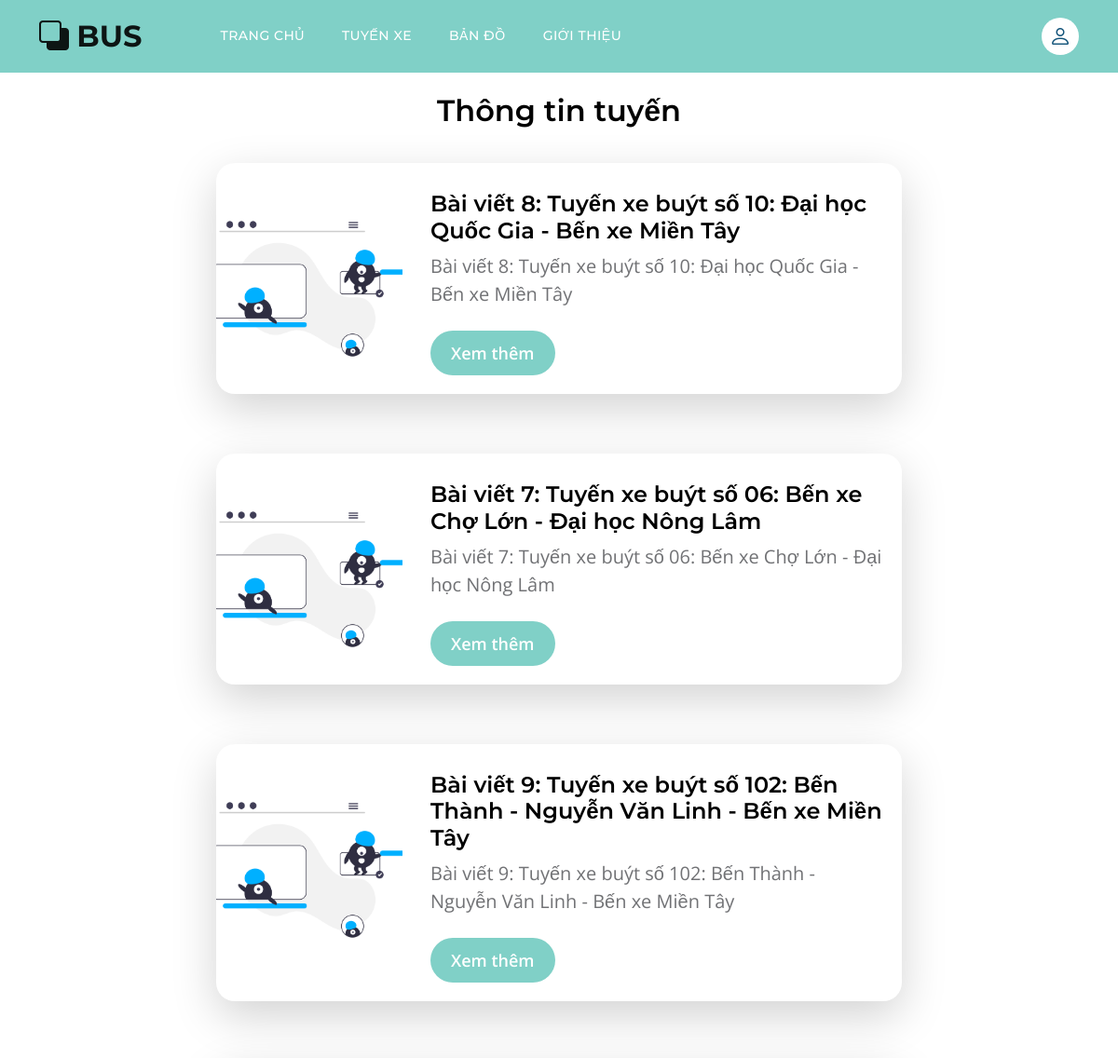
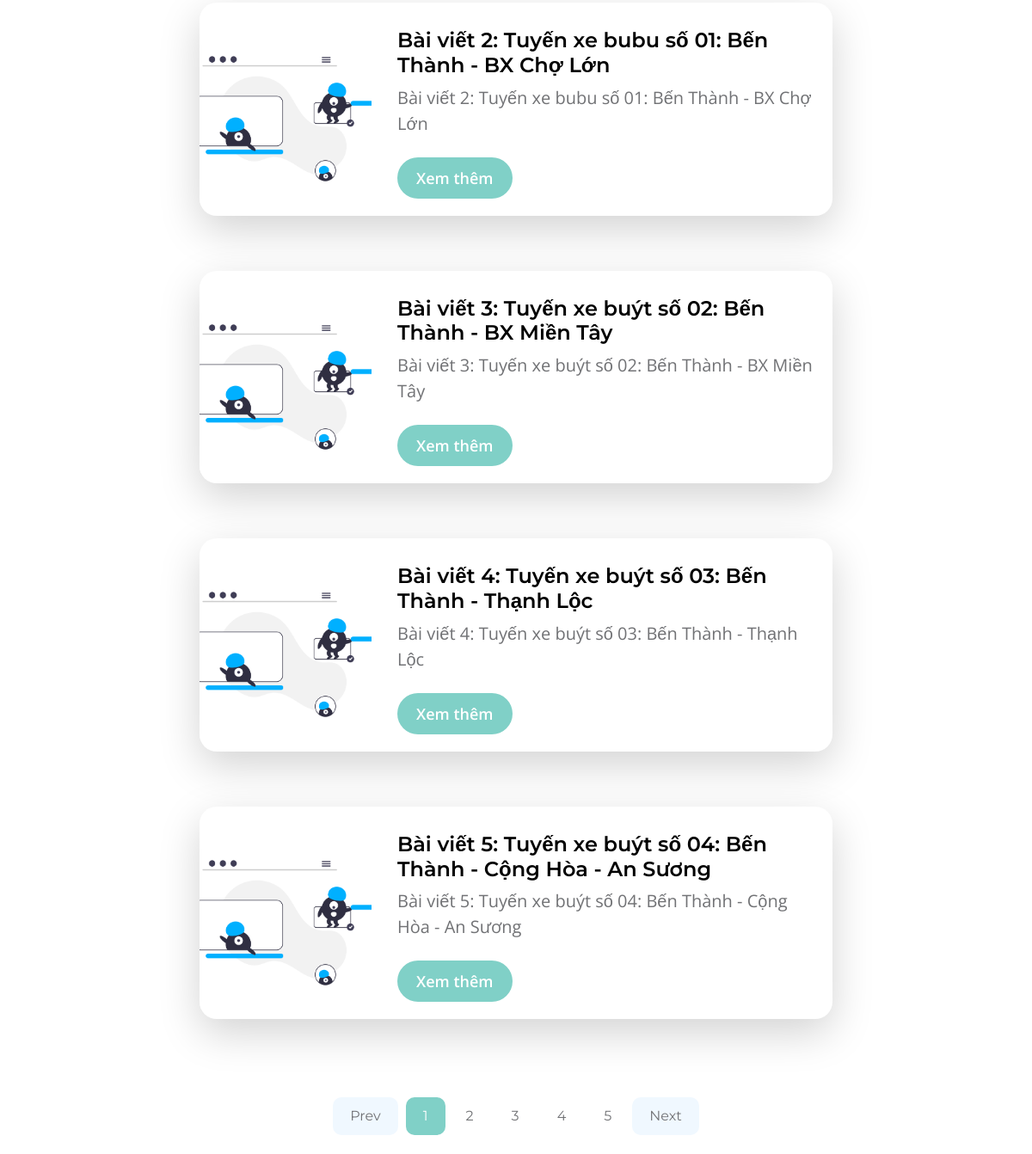
The app's page /bai-viet/ (upper part), older data (2 pictures, top to bottom).
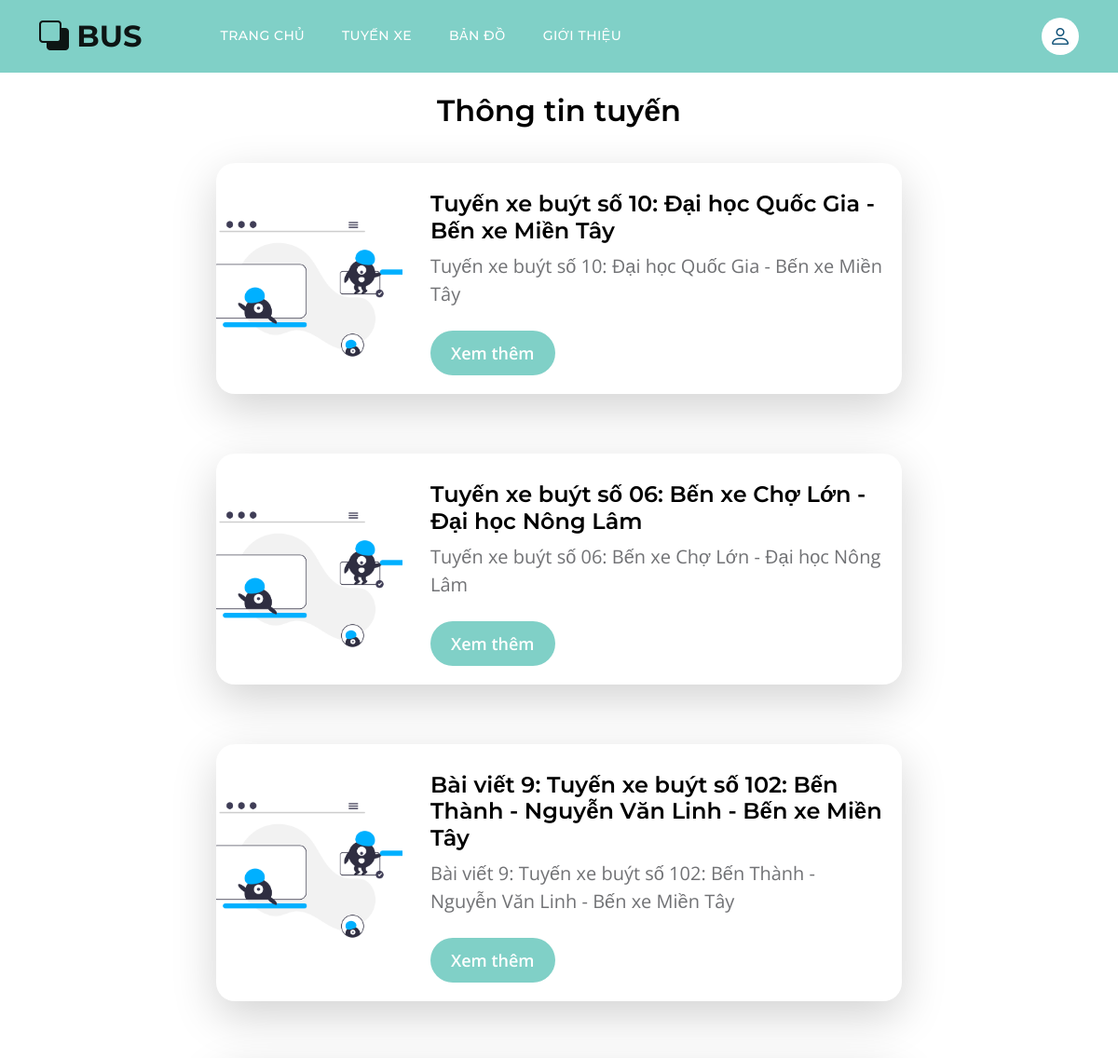
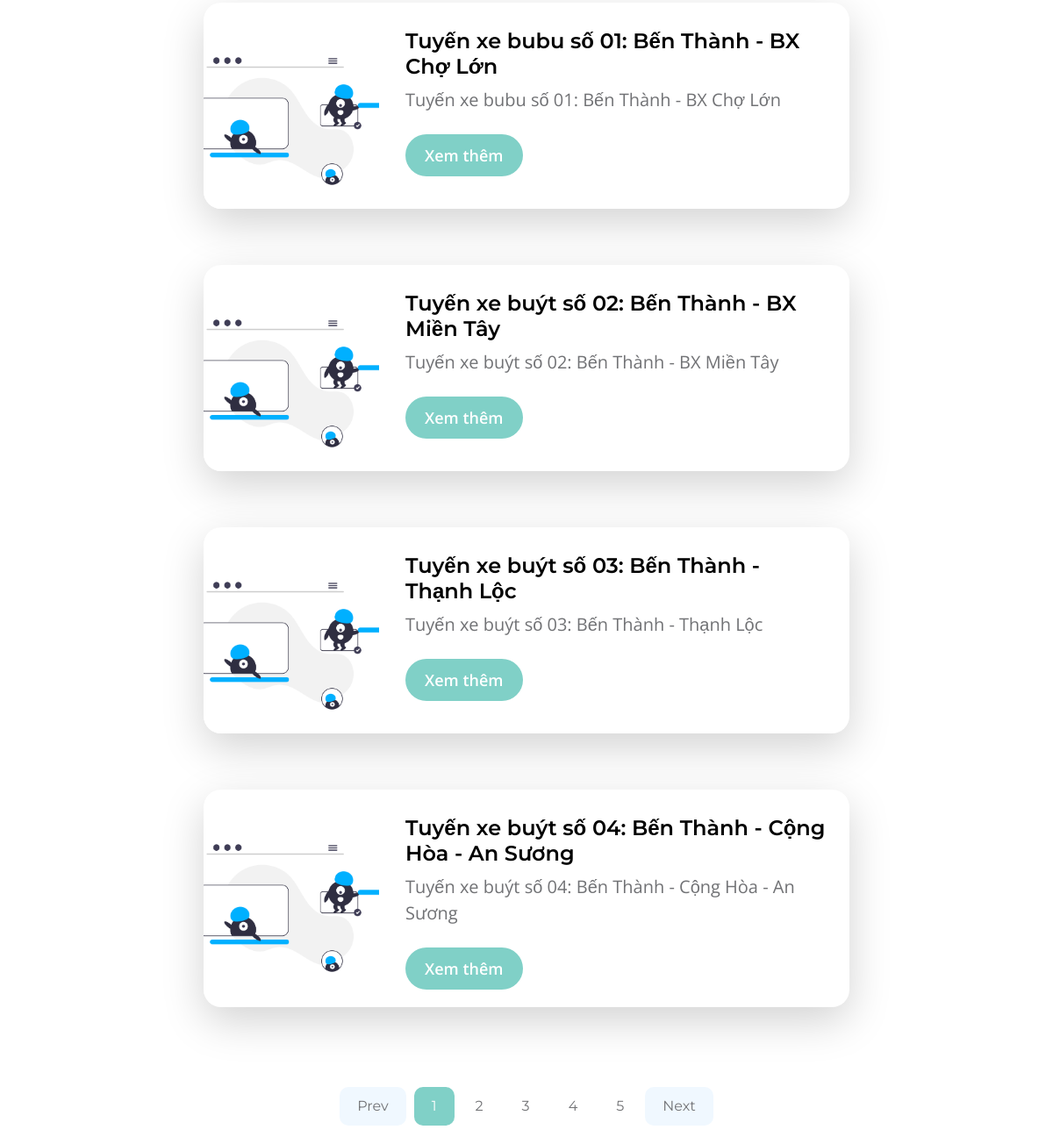
The same page, newer data (2 pictures, top to bottom).
### posts/models.py (models this page shows, shortened)
class Post(models.Model):
    title = models.CharField(max_length=100)
    body = models.TextField()
    slug = models.SlugField(unique=True)
    date = models.DateTimeField(auto_now_add=True)
    points_outbound = models.JSONField(default=list, blank=True)
    points_inbound = models.JSONField(default=list, blank=True)

### posts/views.py (the view)
# urls.py: path("", views.post_list, name="list"),
def post_list(request):
    posts = Post.objects.all().order_by("-date")
    return render(request, "posts/post_list.html", {"posts": posts})

### posts/templates/posts/post_list.html
{% extends "index.html" %}
{% load static %}
{% block content %}
<section class="section-padding">
    <div class="container">
        <div class="row">
            <div class="col-lg-12 col-12 text-center">
                <h3 class="mb-4">Thông tin tuyến</h3>
            </div>
            {% for post in posts %}
            <div class="col-lg-8 col-12 mt-3 mx-auto">
                <div class="custom-block custom-block-topics-listing bg-white shadow-lg mb-5">
                    <div class="d-flex">
                        <img src="{% static "images/topics/undraw_Remote_design_team_re_urdx.png" %}" class="custom-block-image img-fluid" alt="">
                        <div class="custom-block-topics-listing-info d-flex">
                            <div>
                                <h5 class="mb-2">{{ post.title }}</h5>
                                <p class="mb-0">{{ post.title }}</p>
                                <a href="{% url "posts:page" slug=post.slug %}" class="btn custom-btn mt-3 mt-lg-4">Xem thêm</a>
                            </div>
                        </div>
                    </div>
                </div>
            </div>
            {% endfor %}
            <div class="col-lg-12 col-12">
                <nav aria-label="Page navigation example">
                    <ul class="pagination justify-content-center mb-0">
                        <li class="page-item">
                            <a class="page-link" href="#" aria-label="Previous">
                                <span aria-hidden="true">Prev</span>
                            </a>
                        </li>
                        <li class="page-item active" aria-current="page">
                            <a class="page-link" href="#">1</a>
                        </li>
                        <li class="page-item">
                            <a class="page-link" href="#">2</a>
                        </li>
                        <li class="page-item">
                            <a class="page-link" href="#">3</a>
                        </li>
                        <li class="page-item">
                            <a class="page-link" href="#">4</a>
                        </li>
                        <li class="page-item">
                            <a class="page-link" href="#">5</a>
                        </li>
                        <li class="page-item">
                            <a class="page-link" href="#" aria-label="Next">
                                <span aria-hidden="true">Next</span>
                            </a>
                        </li>
                    </ul>
                </nav>
            </div>
        </div>
    </div>
</section>
{% endblock %}

### templates/index.html (shortened to what this page needs)
<!doctype html>
{% load static %}
<html lang="en">
    <head>
        <link href="{% static "css/bootstrap.min.css" %}" rel="stylesheet">
        <link href="{% static "css/bootstrap-icons.css" %}" rel="stylesheet">
        <link href="{% static "css/templatemo-topic-listing.css" %}" rel="stylesheet">
    </head>
    <body id="top">
        <main>
            <nav class="navbar navbar-expand-lg">
                <div class="container">
                    <a class="navbar-brand" href="/">
                        <i class="bi-back"></i>
                        <span>BUS</span>
                    </a>
                    <div class="collapse navbar-collapse" id="navbarNav">
                        <ul class="navbar-nav ms-lg-5 me-lg-auto">
                            <li class="nav-item">
                                <a class="nav-link click-scroll" href="/">Trang chủ</a>
                            </li>
                            <li class="nav-item">
                                <a class="nav-link click-scroll" href="/bai-viet">tuyến xe</a>
                            </li>
                            <li class="nav-item">
                                <a class="nav-link click-scroll" href="{% url "maps:ban-do" %}">Bản đồ</a>
                            </li>
                            <li class="nav-item">
                                <a class="nav-link click-scroll" href="/gioi-thieu">Giới thiệu</a>
                            </li>
                        </ul>
                        <div class="d-none d-lg-block">
                            <a href="#top" class="navbar-icon bi-person smoothscroll"></a>
                        </div>
                    </div>
                </div>
            </nav>
            {% block content %}
            {% endblock %}
        </main>
    </body>
</html>

### static/css/templatemo-topic-listing.css (style rules this page uses)
:root { --white-color: #ffffff; --primary-color: #13547a; --secondary-color: #80d0c7; --section-bg-color: #f0f8ff; --custom-btn-bg-color: #80d0c7; --custom-btn-bg-hover-color: #13547a; --dark-color: #000000; --p-color: #717275; --border-color: #7fffd4; --link-hover-color: #13547a; --body-font-family: 'Open Sans', sans-serif; --title-font-family: 'Montserrat', sans-serif; --h1-font-size: 58px; --h2-font-size: 46px; --h3-font-size: 32px; --h4-font-size: 28px; --h5-font-size: 24px; --h6-font-size: 22px; --p-font-size: 20px; --menu-font-size: 14px; --btn-font-size: 18px; --copyright-font-size: 16px; --border-radius-large: 100px; --border-radius-medium: 20px; --border-radius-small: 10px; --font-weight-normal: 400; --font-weight-medium: 500; --font-weight-semibold: 600; --font-weight-bold: 700; }
body { background-color: var(--white-color); font-family: var(--body-font-family); }
h2, h3, h4, h5, h6 { color: var(--dark-color); }
h1, h2, h3, h4, h5, h6 { font-family: var(--title-font-family); font-weight: var(--font-weight-semibold); }
h3 { font-size: var(--h3-font-size); }
h5 { font-size: var(--h5-font-size); }
p { color: var(--p-color); font-size: var(--p-font-size); font-weight: var(--font-weight-normal); }
ul li { color: var(--p-color); font-size: var(--p-font-size); font-weight: var(--font-weight-normal); }
a, button { touch-action: manipulation; transition: all 0.3s; }
a { display: inline-block; color: var(--primary-color); text-decoration: none; }
.section-padding { padding-top: 100px; padding-bottom: 100px; }
.custom-btn { background: var(--custom-btn-bg-color); border: 2px solid transparent; border-radius: var(--border-radius-large); color: var(--white-color); font-size: var(--btn-font-size); font-weight: var(--font-weight-semibold); line-height: normal; transition: all 0.3s; padding: 10px 20px; }
.navbar { background-color: #80d0c7; border-bottom: 1px solid rgba(128, 208, 199, 0.35); z-index: 9; }
.navbar-brand, .navbar-brand:hover { font-size: var(--h3-font-size); font-weight: var(--font-weight-bold); display: block; }
.navbar-brand span { font-family: var(--title-font-family); }
.navbar-expand-lg .navbar-nav .nav-link { border-radius: var(--border-radius-large); margin: 10px; padding: 10px; }
.navbar-nav .nav-link { display: inline-block; color: var(--white-color); font-family: var(--title-font-family); font-size: var(--menu-font-size); font-weight: var(--font-weight-medium); text-transform: uppercase; letter-spacing: 0.5px; position: relative; padding-top: 15px; padding-bottom: 15px; }
.navbar-icon { background: var(--white-color); border-radius: var(--border-radius-large); display: inline-block; font-size: var(--h5-font-size); width: 40px; height: 40px; line-height: 40px; text-align: center; transition: all 0.3s ease; }
.custom-block { border-radius: var(--border-radius-medium); position: relative; overflow: hidden; transition: all 0.3s ease; height: 100%; transform: translateY(-3px); }
.custom-block-image { display: block; width: 100%; height: 200px; object-fit: cover; margin-top: 35px; }
.custom-block-topics-listing-info { margin: 30px 20px 20px 30px; }
.custom-block-topics-listing { height: inherit; }
.custom-block-topics-listing .custom-block-image { width: 200px; }
.pagination { margin-top: 40px; }
.page-link { border: 0; border-radius: var(--border-radius-small); color: var(--p-color); font-family: var(--title-font-family); margin: 0 5px; padding: 10px 20px; }
.page-item:first-child .page-link { margin-right: 10px; }
.page-item:first-child .page-link, .page-item:last-child .page-link { background-color: var(--section-bg-color); border-radius: var(--border-radius-small); }
.active>.page-link, .page-link.active { background-color: var(--secondary-color); border-color: var(--secondary-color); }

Row changes from the older to the newer data that the page shows:
changed Post: title "Bài viết 8: Tuyến xe buýt số 10: Đại học Quốc Gia - Bến xe Miền Tây" → "Tuyến xe buýt số 10: Đại học Quốc Gia - Bến xe Miền Tây"
changed Post: title "Bài viết 7: Tuyến xe buýt số 06: Bến xe Chợ Lớn - Đại học Nông Lâm" → "Tuyến xe buýt số 06: Bến xe Chợ Lớn - Đại học Nông Lâm"
changed Post: title "Bài viết 2: Tuyến xe bubu số 01: Bến Thành - BX Chợ Lớn" → "Tuyến xe bubu số 01: Bến Thành - BX Chợ Lớn"
changed Post: title "Bài viết 3: Tuyến xe buýt số 02: Bến Thành - BX Miền Tây" → "Tuyến xe buýt số 02: Bến Thành - BX Miền Tây"
changed Post: title "Bài viết 4: Tuyến xe buýt số 03: Bến Thành - Thạnh Lộc" → "Tuyến xe buýt số 03: Bến Thành - Thạnh Lộc"
changed Post: title "Bài viết 5: Tuyến xe buýt số 04: Bến Thành - Cộng Hòa - An Sương" → "Tuyến xe buýt số 04: Bến Thành - Cộng Hòa - An Sương"
